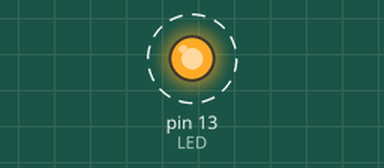
Bench run of a sketch on a simulated Arduino Uno, built with avr-gcc and run on an emulated ATmega328P. On the bench: output pins drawn as LEDs (lit = HIGH). Dashed ring = blinking.

Above: at 0.2 s.
Timing chart, 0 to 3.0 s (numbered marks = the images above):
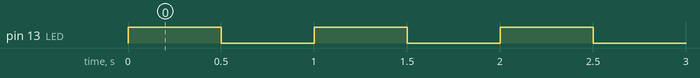

Measured:
- by itself, pin 13 (LED): alternates HIGH for 0.50 s and LOW for 0.50 s

The sketch:

2_4_1.ino
```cpp
// Die LED ist an Pin Nr.13 des Arduino UNO angeschlossen
const int LED = 13;
// Der aktuelle Status der LED wird als true (on) initialisiert. Dieser muss global sein,
// damit er in der Loop nicht erneut initialisiert wird.
bool status = true;

// Anfangswerte initialisieren
void setup() {
  // Der Arduino sendet Signale an die LED, also ist die LED ein OUTPUT
  pinMode(LED, OUTPUT);
}

// Endlosschleife
void loop() {
  // LED-Pin unter Spannung setzen --> LED leuchtet
  digitalWrite(LED, status);
  // status invertieren
  status = !status;
  // warten um blinkeffekt mit 1 Hz zu erzeugen
  delay(500);
}
```
